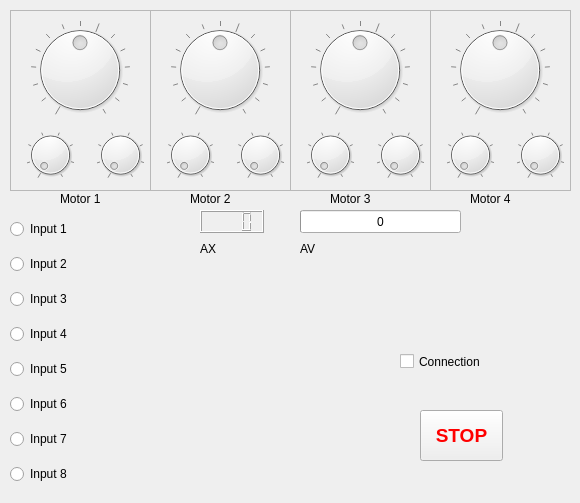
    <widget class="QWidget" name="tab_slave1">
     <attribute name="title">
      <string>Slave 1</string>
     </attribute>
     <widget class="QFrame" name="frame_5">
      <property name="geometry">
       <rect>
        <x>10</x>
        <y>10</y>
        <width>141</width>
        <height>181</height>
       </rect>
      </property>
      <property name="frameShape">
       <enum>QFrame::StyledPanel</enum>
      </property>
      <property name="frameShadow">
       <enum>QFrame::Raised</enum>
      </property>
      <widget class="QDial" name="dial_Slave1Both_1">
       <property name="geometry">
        <rect>
         <x>20</x>
         <y>10</y>
         <width>100</width>
         <height>100</height>
        </rect>
       </property>
       <property name="cursor">
        <cursorShape>OpenHandCursor</cursorShape>
       </property>
       <property name="focusPolicy">
        <enum>Qt::NoFocus</enum>
       </property>
       <property name="toolTip">
        <string>Motor 1</string>
       </property>
       <property name="minimum">
        <number>-7</number>
       </property>
       <property name="maximum">
        <number>7</number>
       </property>
       <property name="pageStep">
        <number>8</number>
       </property>
       <property name="wrapping">
        <bool>false</bool>
       </property>
       <property name="notchesVisible">
        <bool>true</bool>
       </property>
      </widget>
      <widget class="QDial" name="dial_Slave1Left_1">
       <property name="geometry">
        <rect>
         <x>10</x>
         <y>120</y>
         <width>61</width>
         <height>50</height>
        </rect>
       </property>
       <property name="cursor">
        <cursorShape>OpenHandCursor</cursorShape>
       </property>
       <property name="focusPolicy">
        <enum>Qt::NoFocus</enum>
       </property>
       <property name="toolTip">
        <string>Output 1</string>
       </property>
       <property name="minimum">
        <number>0</number>
       </property>
       <property name="maximum">
        <number>7</number>
       </property>
       <property name="pageStep">
        <number>8</number>
       </property>
       <property name="wrapping">
        <bool>false</bool>
       </property>
       <property name="notchesVisible">
        <bool>true</bool>
       </property>
      </widget>
      <widget class="QDial" name="dial_Slave1Right_1">
       <property name="geometry">
        <rect>
         <x>80</x>
         <y>120</y>
         <width>61</width>
         <height>50</height>
        </rect>
       </property>
       <property name="cursor">
        <cursorShape>OpenHandCursor</cursorShape>
       </property>
       <property name="focusPolicy">
        <enum>Qt::NoFocus</enum>
       </property>
       <property name="toolTip">
        <string>Output 2</string>
       </property>
       <property name="minimum">
        <number>0</number>
       </property>
       <property name="maximum">
        <number>7</number>
       </property>
       <property name="pageStep">
        <number>8</number>
       </property>
       <property name="wrapping">
        <bool>false</bool>
       </property>
       <property name="notchesVisible">
        <bool>true</bool>
       </property>
      </widget>
     </widget>
     <widget class="QFrame" name="frame_6">
      <property name="geometry">
       <rect>
        <x>150</x>
        <y>10</y>
        <width>141</width>
        <height>181</height>
       </rect>
      </property>
      <property name="frameShape">
       <enum>QFrame::StyledPanel</enum>
      </property>
      <property name="frameShadow">
       <enum>QFrame::Raised</enum>
      </property>
      <widget class="QDial" name="dial_Slave1Both_2">
       <property name="geometry">
        <rect>
         <x>20</x>
         <y>10</y>
         <width>100</width>
         <height>100</height>
        </rect>
       </property>
       <property name="cursor">
        <cursorShape>OpenHandCursor</cursorShape>
       </property>
       <property name="focusPolicy">
        <enum>Qt::NoFocus</enum>
       </property>
       <property name="toolTip">
        <string>Motor 2</string>
       </property>
       <property name="minimum">
        <number>-7</number>
       </property>
       <property name="maximum">
        <number>7</number>
       </property>
       <property name="pageStep">
        <number>8</number>
       </property>
       <property name="wrapping">
        <bool>false</bool>
       </property>
       <property name="notchesVisible">
        <bool>true</bool>
       </property>
      </widget>
      <widget class="QDial" name="dial_Slave1Left_2">
       <property name="geometry">
        <rect>
         <x>10</x>
         <y>120</y>
         <width>61</width>
         <height>50</height>
        </rect>
       </property>
       <property name="cursor">
        <cursorShape>OpenHandCursor</cursorShape>
       </property>
       <property name="focusPolicy">
        <enum>Qt::NoFocus</enum>
       </property>
       <property name="toolTip">
        <string>Output 3</string>
       </property>
       <property name="minimum">
        <number>0</number>
       </property>
       <property name="maximum">
        <number>7</number>
       </property>
       <property name="pageStep">
        <number>8</number>
       </property>
       <property name="wrapping">
        <bool>false</bool>
       </property>
       <property name="notchesVisible">
        <bool>true</bool>
       </property>
      </widget>
      <widget class="QDial" name="dial_Slave1Right_2">
       <property name="geometry">
        <rect>
         <x>80</x>
         <y>120</y>
         <width>61</width>
         <height>50</height>
        </rect>
       </property>
       <property name="cursor">
        <cursorShape>OpenHandCursor</cursorShape>
       </property>
       <property name="focusPolicy">
        <enum>Qt::NoFocus</enum>
       </property>
       <property name="toolTip">
        <string>Output 4</string>
       </property>
       <property name="minimum">
        <number>0</number>
       </property>
       <property name="maximum">
        <number>7</number>
       </property>
       <property name="pageStep">
        <number>8</number>
       </property>
       <property name="wrapping">
        <bool>false</bool>
       </property>
       <property name="notchesVisible">
        <bool>true</bool>
       </property>
      </widget>
     </widget>
     <widget class="QFrame" name="frame_7">
      <property name="geometry">
       <rect>
        <x>290</x>
        <y>10</y>
        <width>141</width>
        <height>181</height>
       </rect>
      </property>
      <property name="frameShape">
       <enum>QFrame::StyledPanel</enum>
      </property>
      <property name="frameShadow">
       <enum>QFrame::Raised</enum>
      </property>
      <widget class="QDial" name="dial_Slave1Both_3">
       <property name="geometry">
        <rect>
         <x>20</x>
         <y>10</y>
         <width>100</width>
         <height>100</height>
        </rect>
       </property>
       <property name="cursor">
        <cursorShape>OpenHandCursor</cursorShape>
       </property>
       <property name="focusPolicy">
        <enum>Qt::NoFocus</enum>
       </property>
       <property name="toolTip">
        <string>Motor 3</string>
       </property>
       <property name="minimum">
        <number>-7</number>
       </property>
       <property name="maximum">
        <number>7</number>
       </property>
       <property name="pageStep">
        <number>8</number>
       </property>
       <property name="wrapping">
        <bool>false</bool>
       </property>
       <property name="notchesVisible">
        <bool>true</bool>
       </property>
      </widget>
      <widget class="QDial" name="dial_Slave1Left_3">
       <property name="geometry">
        <rect>
         <x>10</x>
         <y>120</y>
         <width>61</width>
         <height>50</height>
        </rect>
       </property>
       <property name="cursor">
        <cursorShape>OpenHandCursor</cursorShape>
       </property>
       <property name="focusPolicy">
        <enum>Qt::NoFocus</enum>
       </property>
       <property name="toolTip">
        <string>Output 5</string>
       </property>
       <property name="minimum">
        <number>0</number>
       </property>
       <property name="maximum">
        <number>7</number>
       </property>
       <property name="pageStep">
        <number>8</number>
       </property>
       <property name="wrapping">
        <bool>false</bool>
       </property>
       <property name="notchesVisible">
        <bool>true</bool>
       </property>
      </widget>
      <widget class="QDial" name="dial_Slave1Right_3">
       <property name="geometry">
        <rect>
         <x>80</x>
         <y>120</y>
         <width>61</width>
         <height>50</height>
        </rect>
       </property>
       <property name="cursor">
        <cursorShape>OpenHandCursor</cursorShape>
       </property>
       <property name="focusPolicy">
        <enum>Qt::NoFocus</enum>
       </property>
       <property name="toolTip">
        <string>Output 6</string>
       </property>
       <property name="minimum">
        <number>0</number>
       </property>
       <property name="maximum">
        <number>7</number>
       </property>
       <property name="pageStep">
        <number>8</number>
       </property>
       <property name="wrapping">
        <bool>false</bool>
       </property>
       <property name="notchesVisible">
        <bool>true</bool>
       </property>
      </widget>
     </widget>
     <widget class="QFrame" name="frame_8">
      <property name="geometry">
       <rect>
        <x>430</x>
        <y>10</y>
        <width>141</width>
        <height>181</height>
       </rect>
      </property>
      <property name="frameShape">
       <enum>QFrame::StyledPanel</enum>
      </property>
      <property name="frameShadow">
       <enum>QFrame::Raised</enum>
      </property>
      <widget class="QDial" name="dial_Slave1Both_4">
       <property name="geometry">
        <rect>
         <x>20</x>
         <y>10</y>
         <width>100</width>
         <height>100</height>
        </rect>
       </property>
       <property name="cursor">
        <cursorShape>OpenHandCursor</cursorShape>
       </property>
       <property name="focusPolicy">
        <enum>Qt::NoFocus</enum>
       </property>
       <property name="toolTip">
        <string>Motor 4</string>
       </property>
       <property name="minimum">
        <number>-7</number>
       </property>
       <property name="maximum">
        <number>7</number>
       </property>
       <property name="pageStep">
        <number>8</number>
       </property>
       <property name="wrapping">
        <bool>false</bool>
       </property>
       <property name="notchesVisible">
        <bool>true</bool>
       </property>
      </widget>
      <widget class="QDial" name="dial_Slave1Left_4">
       <property name="geometry">
        <rect>
         <x>10</x>
         <y>120</y>
         <width>61</width>
         <height>50</height>
        </rect>
       </property>
       <property name="cursor">
        <cursorShape>OpenHandCursor</cursorShape>
       </property>
       <property name="focusPolicy">
        <enum>Qt::NoFocus</enum>
       </property>
       <property name="toolTip">
        <string>Output 7</string>
       </property>
       <property name="minimum">
        <number>0</number>
       </property>
       <property name="maximum">
        <number>7</number>
       </property>
       <property name="pageStep">
        <number>8</number>
       </property>
       <property name="wrapping">
        <bool>false</bool>
       </property>
       <property name="notchesVisible">
        <bool>true</bool>
       </property>
      </widget>
      <widget class="QDial" name="dial_Slave1Right_4">
       <property name="geometry">
        <rect>
         <x>80</x>
         <y>120</y>
         <width>61</width>
         <height>50</height>
        </rect>
       </property>
       <property name="cursor">
        <cursorShape>OpenHandCursor</cursorShape>
       </property>
       <property name="focusPolicy">
        <enum>Qt::NoFocus</enum>
       </property>
       <property name="toolTip">
        <string>Output 8</string>
       </property>
       <property name="minimum">
        <number>0</number>
       </property>
       <property name="maximum">
        <number>7</number>
       </property>
       <property name="pageStep">
        <number>8</number>
       </property>
       <property name="wrapping">
        <bool>false</bool>
       </property>
       <property name="notchesVisible">
        <bool>true</bool>
       </property>
      </widget>
     </widget>
     <widget class="QWidget" name="verticalLayout_2">
      <property name="geometry">
       <rect>
        <x>10</x>
        <y>210</y>
        <width>160</width>
        <height>284</height>
       </rect>
      </property>
      <layout class="QVBoxLayout" name="_3">
       <item>
        <widget class="QRadioButton" name="radioButton_Slave1Digital_1">
         <property name="focusPolicy">
          <enum>Qt::NoFocus</enum>
         </property>
         <property name="text">
          <string>Input 1</string>
         </property>
         <property name="checkable">
          <bool>false</bool>
         </property>
         <property name="checked">
          <bool>false</bool>
         </property>
         <property name="autoExclusive">
          <bool>false</bool>
         </property>
        </widget>
       </item>
       <item>
        <widget class="QRadioButton" name="radioButton_Slave1Digital_2">
         <property name="focusPolicy">
          <enum>Qt::NoFocus</enum>
         </property>
         <property name="text">
          <string>Input 2</string>
         </property>
         <property name="checkable">
          <bool>false</bool>
         </property>
         <property name="autoExclusive">
          <bool>false</bool>
         </property>
        </widget>
       </item>
       <item>
        <widget class="QRadioButton" name="radioButton_Slave1Digital_3">
         <property name="focusPolicy">
          <enum>Qt::NoFocus</enum>
         </property>
         <property name="text">
          <string>Input 3</string>
         </property>
         <property name="checkable">
          <bool>false</bool>
         </property>
         <property name="autoExclusive">
          <bool>false</bool>
         </property>
        </widget>
       </item>
       <item>
        <widget class="QRadioButton" name="radioButton_Slave1Digital_4">
         <property name="focusPolicy">
          <enum>Qt::NoFocus</enum>
         </property>
         <property name="text">
          <string>Input 4</string>
         </property>
         <property name="checkable">
          <bool>false</bool>
         </property>
         <property name="autoExclusive">
          <bool>false</bool>
         </property>
        </widget>
       </item>
       <item>
        <widget class="QRadioButton" name="radioButton_Slave1Digital_5">
         <property name="focusPolicy">
          <enum>Qt::NoFocus</enum>
         </property>
         <property name="text">
          <string>Input 5</string>
         </property>
         <property name="checkable">
          <bool>false</bool>
         </property>
         <property name="autoExclusive">
          <bool>false</bool>
         </property>
        </widget>
       </item>
       <item>
        <widget class="QRadioButton" name="radioButton_Slave1Digital_6">
         <property name="focusPolicy">
          <enum>Qt::NoFocus</enum>
         </property>
         <property name="text">
          <string>Input 6</string>
         </property>
         <property name="checkable">
          <bool>false</bool>
         </property>
         <property name="autoExclusive">
          <bool>false</bool>
         </property>
        </widget>
       </item>
       <item>
        <widget class="QRadioButton" name="radioButton_Slave1Digital_7">
         <property name="focusPolicy">
          <enum>Qt::NoFocus</enum>
         </property>
         <property name="text">
          <string>Input 7</string>
         </property>
         <property name="checkable">
          <bool>false</bool>
         </property>
         <property name="autoExclusive">
          <bool>false</bool>
         </property>
        </widget>
       </item>
       <item>
        <widget class="QRadioButton" name="radioButton_Slave1Digital_8">
         <property name="focusPolicy">
          <enum>Qt::NoFocus</enum>
         </property>
         <property name="text">
          <string>Input 8</string>
         </property>
         <property name="checkable">
          <bool>false</bool>
         </property>
         <property name="autoExclusive">
          <bool>false</bool>
         </property>
        </widget>
       </item>
      </layout>
      <zorder>radioButton_Slave1Digital_1</zorder>
      <zorder>radioButton_Slave1Digital_2</zorder>
      <zorder>radioButton_Slave1Digital_4</zorder>
      <zorder>radioButton_Slave1Digital_5</zorder>
      <zorder>radioButton_Slave1Digital_6</zorder>
      <zorder>radioButton_Slave1Digital_7</zorder>
      <zorder>radioButton_Slave1Digital_8</zorder>
      <zorder>radioButton_Slave1Digital_3</zorder>
     </widget>
     <widget class="QLCDNumber" name="lcdNumber_AX_Slave1">
      <property name="geometry">
       <rect>
        <x>200</x>
        <y>210</y>
        <width>64</width>
        <height>23</height>
       </rect>
      </property>
      <property name="palette">
       <palette>
        <active>
         <colorrole role="Text">
          <brush brushstyle="SolidPattern">
           <color alpha="255">
            <red>20</red>
            <green>19</green>
            <blue>18</blue>
           </color>
          </brush>
         </colorrole>
        </active>
        <inactive>
         <colorrole role="Text">
          <brush brushstyle="SolidPattern">
           <color alpha="255">
            <red>20</red>
            <green>19</green>
            <blue>18</blue>
           </color>
          </brush>
         </colorrole>
        </inactive>
        <disabled>
         <colorrole role="Text">
          <brush brushstyle="SolidPattern">
           <color alpha="255">
            <red>0</red>
            <green>0</green>
            <blue>0</blue>
           </color>
          </brush>
         </colorrole>
        </disabled>
       </palette>
      </property>
      <property name="font">
       <font>
        <weight>50</weight>
        <bold>false</bold>
       </font>
      </property>
      <property name="toolTip">
       <string>AX</string>
      </property>
      <property name="numDigits">
       <number>4</number>
      </property>
      <property name="value" stdset="0">
       <double>0.000000000000000</double>
      </property>
      <property name="intValue" stdset="0">
       <number>0</number>
      </property>
     </widget>
     <widget class="QLabel" name="label_12">
      <property name="geometry">
       <rect>
        <x>200</x>
        <y>240</y>
        <width>60</width>
        <height>18</height>
       </rect>
      </property>
      <property name="text">
       <string>AX</string>
      </property>
     </widget>
     <widget class="QPushButton" name="pushButton_Stop_2">
      <property name="geometry">
       <rect>
        <x>420</x>
        <y>410</y>
        <width>83</width>
        <height>51</height>
       </rect>
      </property>
      <property name="palette">
       <palette>
        <active>
         <colorrole role="ButtonText">
          <brush brushstyle="SolidPattern">
           <color alpha="255">
            <red>255</red>
            <green>0</green>
            <blue>0</blue>
           </color>
          </brush>
         </colorrole>
        </active>
        <inactive>
         <colorrole role="ButtonText">
          <brush brushstyle="SolidPattern">
           <color alpha="255">
            <red>255</red>
            <green>0</green>
            <blue>0</blue>
           </color>
          </brush>
         </colorrole>
        </inactive>
        <disabled>
         <colorrole role="ButtonText">
          <brush brushstyle="SolidPattern">
           <color alpha="255">
            <red>151</red>
            <green>150</green>
            <blue>149</blue>
           </color>
          </brush>
         </colorrole>
        </disabled>
       </palette>
      </property>
      <property name="font">
       <font>
        <pointsize>14</pointsize>
        <weight>75</weight>
        <bold>true</bold>
       </font>
      </property>
      <property name="text">
       <string>STOP</string>
      </property>
     </widget>
     <widget class="QLabel" name="label_13">
      <property name="geometry">
       <rect>
        <x>60</x>
        <y>190</y>
        <width>60</width>
        <height>18</height>
       </rect>
      </property>
      <property name="text">
       <string>Motor 1</string>
      </property>
     </widget>
     <widget class="QLabel" name="label_14">
      <property name="geometry">
       <rect>
        <x>190</x>
        <y>190</y>
        <width>71</width>
        <height>18</height>
       </rect>
      </property>
      <property name="text">
       <string>Motor 2</string>
      </property>
     </widget>
     <widget class="QLabel" name="label_15">
      <property name="geometry">
       <rect>
        <x>330</x>
        <y>190</y>
        <width>71</width>
        <height>18</height>
       </rect>
      </property>
      <property name="text">
       <string>Motor 3</string>
      </property>
     </widget>
     <widget class="QLabel" name="label_16">
      <property name="geometry">
       <rect>
        <x>470</x>
        <y>190</y>
        <width>71</width>
        <height>18</height>
       </rect>
      </property>
      <property name="text">
       <string>Motor 4</string>
      </property>
     </widget>
     <widget class="QProgressBar" name="progressBar_Voltage_Slave1">
      <property name="geometry">
       <rect>
        <x>300</x>
        <y>210</y>
        <width>161</width>
        <height>23</height>
       </rect>
      </property>
      <property name="toolTip">
       <string>&lt;html&gt;&lt;head&gt;&lt;meta name=&quot;qrichtext&quot; content=&quot;1&quot; /&gt;&lt;style type=&quot;text/css&quot;&gt;
p, li { white-space: pre-wrap; }
&lt;/style&gt;&lt;/head&gt;&lt;body style=&quot; font-family:'Arial'; font-size:12pt; font-weight:400; font-style:normal;&quot;&gt;
&lt;p style=&quot; margin-top:0px; margin-bottom:0px; margin-left:0px; margin-right:0px; -qt-block-indent:0; text-indent:0px;&quot;&gt;AV&lt;/p&gt;&lt;/body&gt;&lt;/html&gt;</string>
      </property>
      <property name="maximum">
       <number>12</number>
      </property>
      <property name="value">
       <number>0</number>
      </property>
      <property name="format">
       <string>%v</string>
      </property>
     </widget>
     <widget class="QLabel" name="label_29">
      <property name="geometry">
       <rect>
        <x>300</x>
        <y>240</y>
        <width>60</width>
        <height>18</height>
       </rect>
      </property>
      <property name="text">
       <string>AV</string>
      </property>
     </widget>
     <widget class="QCheckBox" name="checkBoxConnection_Slave1">
      <property name="geometry">
       <rect>
        <x>400</x>
        <y>350</y>
        <width>121</width>
        <height>23</height>
       </rect>
      </property>
      <property name="text">
       <string>Connection</string>
      </property>
     </widget>
    </widget>
